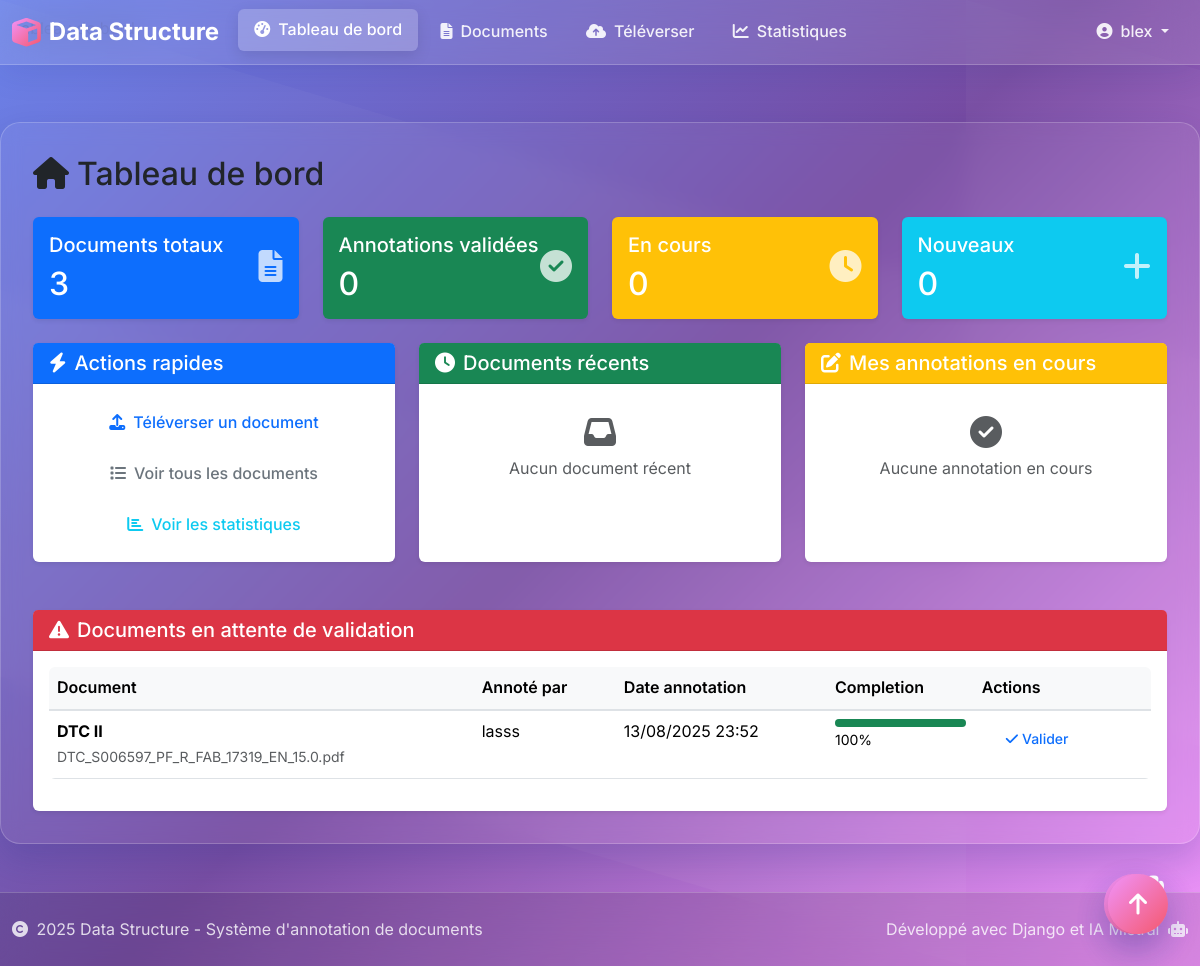
/documents/ (signed in), run on an earlier commit of the app's database.
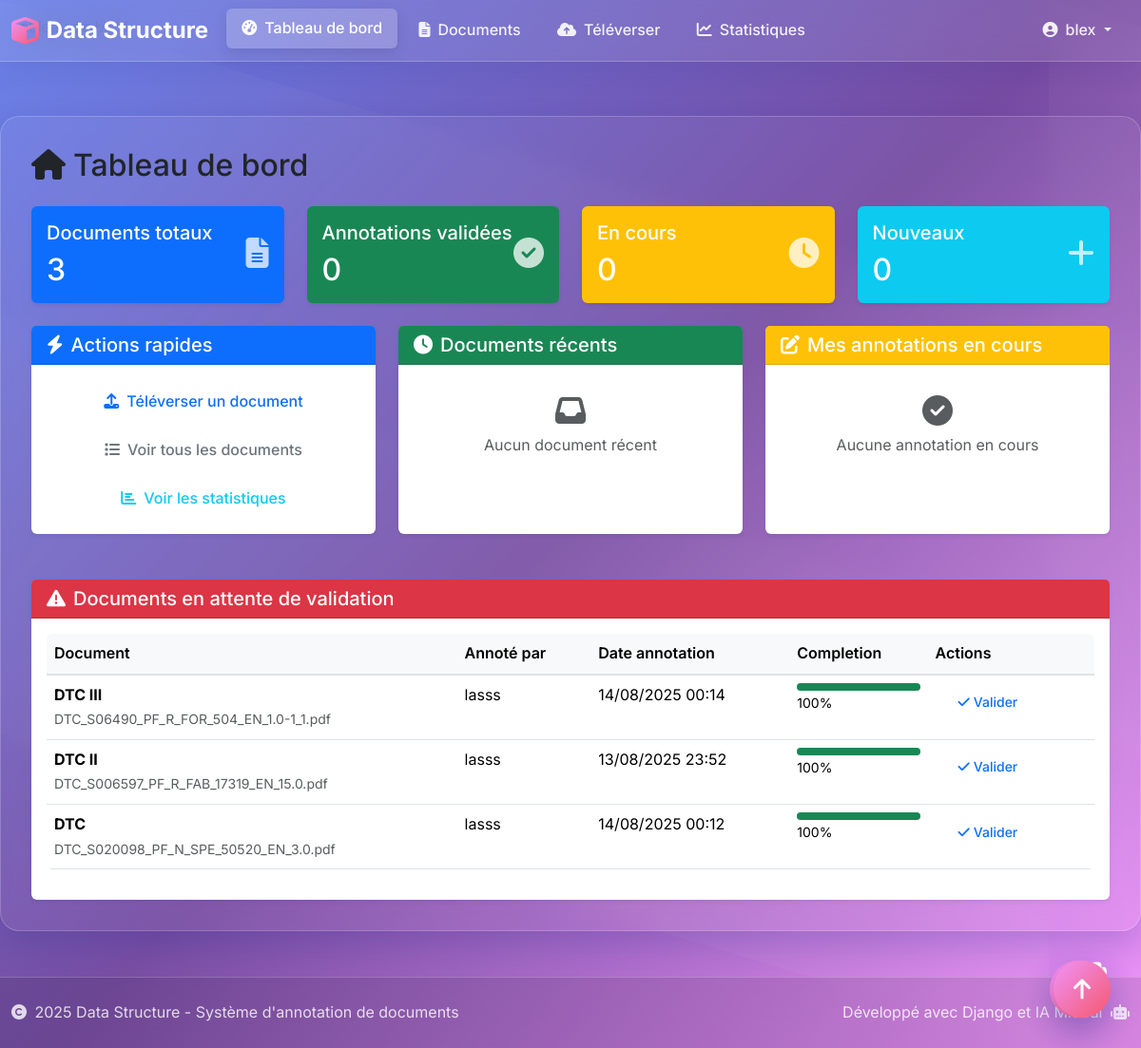
And on a later commit of the database.
### documents/models.py (models this page shows, shortened)
class Document(models.Model):
    STATUS_CHOICES = [
        ('uploaded', 'Téléversé'),
        ('metadata_extracted', 'Métadonnées extraites'),
        ('schema_proposed', 'Schéma proposé'),
        ('schema_validated', 'Schéma validé'),
        ('pre_annotated', 'Pré-annoté'),
        ('annotated', 'Annoté'),
        ('validated', 'Validé'),
    ]
    DOCUMENT_TYPES = [
        ('pdf', 'PDF'),
        ('docx', 'Word Document'),
        ('doc', 'Word Document (ancien)'),
        ('txt', 'Texte'),
        ('xlsx', 'Excel'),
        ('xls', 'Excel (ancien)'),
        ('image', 'Image'),
    ]
    id = models.UUIDField(primary_key=True, default=uuid.uuid4, editable=False)
    title = models.CharField(max_length=255, verbose_name="Titre")
    description = models.TextField(blank=True, verbose_name="Description")
    file = models.FileField(
        upload_to='documents/%Y/%m/%d/',
        validators=[FileExtensionValidator(
            allowed_extensions=['pdf', 'docx', 'doc', 'txt', 'xlsx', 'xls', 'jpg', 'jpeg', 'png'])],
        verbose_name="Fichier"
    )
    file_type = models.CharField(max_length=20, choices=DOCUMENT_TYPES, verbose_name="Type de fichier")
    file_size = models.BigIntegerField(verbose_name="Taille du fichier (bytes)")
    status = models.CharField(max_length=20, choices=STATUS_CHOICES, default='uploaded', verbose_name="Statut")
    metadata = models.JSONField(default=dict, blank=True, verbose_name="Métadonnées")
    uploaded_by = models.ForeignKey(User, on_delete=models.CASCADE, related_name='uploaded_documents',
                                    verbose_name="Téléversé par")
    annotated_by = models.ForeignKey(User, on_delete=models.SET_NULL, null=True, blank=True,
                                     related_name='annotated_documents', verbose_name="Annoté par")
    validated_by = models.ForeignKey(User, on_delete=models.SET_NULL, null=True, blank=True,
                                     related_name='validated_documents', verbose_name="Validé par")
    created_at = models.DateTimeField(auto_now_add=True, verbose_name="Créé le")
    updated_at = models.DateTimeField(auto_now=True, verbose_name="Modifié le")
    annotated_at = models.DateTimeField(null=True, blank=True, verbose_name="Annoté le")
    validated_at = models.DateTimeField(null=True, blank=True, verbose_name="Validé le")
    class Meta:
        verbose_name = "Document"
        verbose_name_plural = "Documents"
        ordering = ['-created_at']
    @property
    def filename(self):
        return os.path.basename(self.file.name)

class Annotation(models.Model):
    id = models.UUIDField(primary_key=True, default=uuid.uuid4, editable=False)
    document = models.OneToOneField(Document, on_delete=models.CASCADE, related_name='annotation',
                                    verbose_name="Document")
    schema = models.ForeignKey(AnnotationSchema, on_delete=models.CASCADE, verbose_name="Schéma utilisé")
    ai_pre_annotations = models.JSONField(default=dict, blank=True, verbose_name="Pré-annotations IA")
    final_annotations = models.JSONField(default=dict, blank=True, verbose_name="Annotations finales")
    is_complete = models.BooleanField(default=False, verbose_name="Annotation complète")
    is_validated = models.BooleanField(default=False, verbose_name="Annotation validée")
    confidence_score = models.FloatField(null=True, blank=True, verbose_name="Score de confiance")
    validation_notes = models.TextField(blank=True, verbose_name="Notes de validation")
    annotated_by = models.ForeignKey(User, on_delete=models.CASCADE, related_name='annotations',
                                     verbose_name="Annoté par")
    validated_by = models.ForeignKey(User, on_delete=models.SET_NULL, null=True, blank=True,
                                     related_name='validated_annotations', verbose_name="Validé par")
    created_at = models.DateTimeField(auto_now_add=True, verbose_name="Créé le")
    updated_at = models.DateTimeField(auto_now=True, verbose_name="Modifié le")
    completed_at = models.DateTimeField(null=True, blank=True, verbose_name="Complété le")
    validated_at = models.DateTimeField(null=True, blank=True, verbose_name="Validé le")
    class Meta:
        verbose_name = "Annotation"
        verbose_name_plural = "Annotations"
    @property
    def completion_percentage(self):
        if not self.final_annotations:
            return 0
        total_fields = self.schema.fields.filter(is_required=True).count()
        if total_fields == 0:
            return 100
        completed_fields = sum(1 for field in self.schema.fields.filter(is_required=True)
                               if field.name in self.final_annotations and self.final_annotations[field.name])
        return (completed_fields / total_fields) * 100

class AnnotationSchema(models.Model):
    FIELD_TYPES = [
        ('text', 'Texte'),
        ('number', 'Nombre'),
        ('date', 'Date'),
        ('boolean', 'Booléen'),
        ('choice', 'Choix unique'),
        ('multiple_choice', 'Choix multiple'),
        ('entity', 'Entité nommée'),
        ('classification', 'Classification'),
    ]
    id = models.UUIDField(primary_key=True, default=uuid.uuid4, editable=False)
    document = models.OneToOneField(Document, on_delete=models.CASCADE, related_name='annotation_schema',
                                    verbose_name="Document")
    name = models.CharField(max_length=255, verbose_name="Nom du schéma")
    description = models.TextField(blank=True, verbose_name="Description")
    ai_generated_schema = models.JSONField(default=dict, blank=True, verbose_name="Schéma généré par l'IA")
    final_schema = models.JSONField(default=dict, blank=True, verbose_name="Schéma final")
    is_validated = models.BooleanField(default=False, verbose_name="Schéma validé")
    created_by = models.ForeignKey(User, on_delete=models.CASCADE, verbose_name="Créé par")
    created_at = models.DateTimeField(auto_now_add=True, verbose_name="Créé le")
    updated_at = models.DateTimeField(auto_now=True, verbose_name="Modifié le")
    validated_at = models.DateTimeField(null=True, blank=True, verbose_name="Validé le")
    class Meta:
        verbose_name = "Schéma d'annotation"
        verbose_name_plural = "Schémas d'annotation"

class AnnotationField(models.Model):
    FIELD_TYPES = [
        ('text', 'Texte'),
        ('number', 'Nombre'),
        ('date', 'Date'),
        ('boolean', 'Booléen'),
        ('choice', 'Choix unique'),
        ('multiple_choice', 'Choix multiple'),
        ('entity', 'Entité nommée'),
        ('classification', 'Classification'),
    ]
    id = models.UUIDField(primary_key=True, default=uuid.uuid4, editable=False)
    schema = models.ForeignKey(AnnotationSchema, on_delete=models.CASCADE, related_name='fields', verbose_name="Schéma")
    name = models.CharField(max_length=255, verbose_name="Nom du champ")
    label = models.CharField(max_length=255, verbose_name="Label")
    field_type = models.CharField(max_length=20, choices=FIELD_TYPES, verbose_name="Type de champ")
    description = models.TextField(blank=True, verbose_name="Description")
    is_required = models.BooleanField(default=False, verbose_name="Obligatoire")
    is_multiple = models.BooleanField(default=False, verbose_name="Valeurs multiples")
    choices = models.JSONField(default=list, blank=True, verbose_name="Choix disponibles")
    order = models.PositiveIntegerField(default=0, verbose_name="Ordre d'affichage")
    created_at = models.DateTimeField(auto_now_add=True, verbose_name="Créé le")
    updated_at = models.DateTimeField(auto_now=True, verbose_name="Modifié le")
    class Meta:
        verbose_name = "Champ d'annotation"
        verbose_name_plural = "Champs d'annotation"
        ordering = ['order', 'name']

### documents/views.py (the view)
# urls.py: path('', views.dashboard, name='dashboard'),
@login_required
def dashboard(request):
    try:
        stats = hybrid_service.get_combined_statistics()
        recent_documents = Document.objects.filter(
            uploaded_by=request.user
        ).order_by('-created_at')[:5]
        pending_annotations = Annotation.objects.filter(
            annotated_by=request.user,
            is_complete=False
        ).select_related('document')[:5]
        documents_to_validate = Document.objects.filter(
            status='annotated'
        ).select_related('annotation')[:5]
        context = {
            'stats': stats,
            'recent_documents': recent_documents,
            'pending_annotations': pending_annotations,
            'documents_to_validate': documents_to_validate,
        }
        return render(request, 'documents/dashboard.html', context)
    except Exception as e:
        logger.error(f"Erreur dashboard: {str(e)}")
        messages.error(request, f"Erreur lors du chargement du tableau de bord: {str(e)}")
        return render(request, 'documents/dashboard.html', {'stats': {}})

### documents/mongo_models.py (called while the page is built)
def connect_mongodb():
    from mongoengine import connect, disconnect
    from django.conf import settings
    try:
        try:
            disconnect()
        except:
            pass
        mongodb_settings = getattr(settings, 'MONGODB_SETTINGS', {
            'db': 'data_structure_db',
            'host': 'mongodb://localhost:27017/data_structure_db',
            'connect': False
        })
        connect(**mongodb_settings)
        print("[OK] Connexion MongoDB etablie avec succes")
        return True
    except Exception as e:
        print(f"[ERROR] Erreur de connexion MongoDB: {e}")
        return False

### documents/services/mongodb_service.py (called while the page is built)
    def ensure_connection(self):
        if not self._connection_tested:
            try:
                if not connect_mongodb():
                    logger.warning("Impossible de se connecter à MongoDB - mode dégradé")
                    return False
                self._connection_tested = True
                return True
            except Exception as e:
                logger.warning(f"Erreur connexion MongoDB: {e} - mode dégradé")
                return False
        return True

### templates/documents/dashboard.html (shortened to what the changed rows need)
{% extends 'documents/base.html' %}
{% block content %}
<div class="row">
    <div class="col-12">
        <h1 class="h2 mb-4">
            <i class="fas fa-home me-2"></i>Tableau de bord
        </h1>
    </div>
</div>
<div class="row mb-4">
    <div class="col-md-3">
        <div class="card bg-primary text-white">
            <div class="card-body">
                <div class="d-flex justify-content-between">
                    <div>
                        <h2 class="mb-0">{{ stats.total_documents|default:0 }}</h2>
                    </div>
                </div>
            </div>
        </div>
    </div>
    <div class="col-md-3">
        <div class="card bg-success text-white">
            <div class="card-body">
                <div class="d-flex justify-content-between">
                    <div>
                        <h2 class="mb-0">{{ stats.validated_annotations|default:0 }}</h2>
                    </div>
                </div>
            </div>
        </div>
    </div>
    <div class="col-md-3">
        <div class="card bg-warning text-white">
            <div class="card-body">
                <div class="d-flex justify-content-between">
                    <div>
                        <h2 class="mb-0">
                            {% for status in stats.by_status %}
                                {% if status.status == 'pre_annotated' or status.status == 'annotated' %}
                                    {{ status.count|add:0 }}
                                {% endif %}
                            {% empty %}
                                0
                            {% endfor %}
                        </h2>
                    </div>
                </div>
            </div>
        </div>
    </div>
    <div class="col-md-3">
        <div class="card bg-info text-white">
            <div class="card-body">
                <div class="d-flex justify-content-between">
                    <div>
                        <h2 class="mb-0">
                            {% for status in stats.by_status %}
                                {% if status.status == 'uploaded' or status.status == 'metadata_extracted' %}
                                    {{ status.count|add:0 }}
                                {% endif %}
                            {% empty %}
                                0
                            {% endfor %}
                        </h2>
                    </div>
                </div>
            </div>
        </div>
    </div>
</div>
{% if documents_to_validate %}
<div class="row mt-4">
    <div class="col-12">
        <div class="card">
            <div class="card-body">
                <div class="table-responsive">
                    <table class="table table-hover">
                        <thead>
                            <tr>
                                <th>Document</th>
                                <th>Annoté par</th>
                                <th>Date annotation</th>
                                <th>Completion</th>
                                <th>Actions</th>
                            </tr>
                        </thead>
                        <tbody>
                            {% for document in documents_to_validate %}
                                <tr>
                                    <td>
                                        <strong>{{ document.title }}</strong><br>
                                        <small class="text-muted">{{ document.filename }}</small>
                                    </td>
                                    <td>{{ document.annotation.annotated_by.username }}</td>
                                    <td>{{ document.annotation.updated_at|date:"d/m/Y H:i" }}</td>
                                    <td>
                                        <div class="progress">
                                            <div class="progress-bar bg-success"
                                                 style="width: {{ document.annotation.completion_percentage }}%"></div>
                                        </div>
                                        <small>{{ document.annotation.completion_percentage|floatformat:0 }}%</small>
                                    </td>
                                    <td>
                                        <a href="{% url 'documents:validate_annotation' document.pk %}"
                                           class="btn btn-sm btn-outline-primary">
                                            <i class="fas fa-check me-1"></i>Valider
                                        </a>
                                    </td>
                                </tr>
                            {% endfor %}
                        </tbody>
                    </table>
                </div>
            </div>
        </div>
    </div>
</div>
{% endif %}
{% endblock %}

What changed in the data, as far as the page shows it:
now on this page (row edited): Document: title "DTC III", filename "DTC_S06490_PF_R_FOR_504_EN_1.0-1_1.pdf", annotation.annotated_by.username "lasss", annotation.updated_at "14/08/2025 00:14", annotation.completion_percentage "100"
now on this page (row edited): Document: title "DTC", filename "DTC_S020098_PF_N_SPE_50520_EN_3.0.pdf", annotation.annotated_by.username "lasss", annotation.updated_at "14/08/2025 00:12", annotation.completion_percentage "100"
